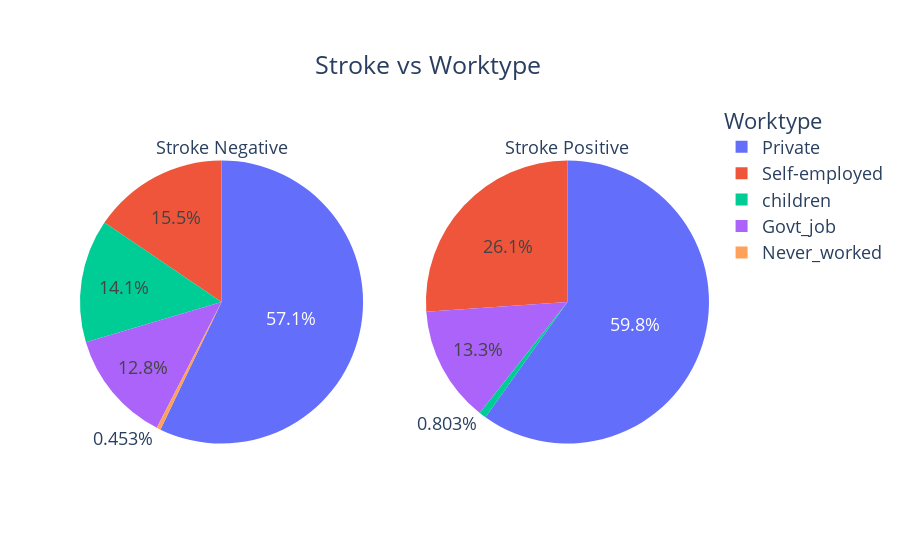

The notebook cell this image was saved under:
### Markdown cell above
## Exploratory Discriminant Analysis

### Code cell
counts0 = Counter(df[df['stroke']==0]['work_type'])
counts1 = Counter(df[df['stroke']==1]['work_type'])
fig = make_subplots(rows=1, cols=2, specs=[[{"type": "pie"}, {"type": "pie"}]])

fig.add_trace(graph_objects.Pie(
     values=[item[1] for item in sorted(counts0.items())],
     labels=[item[0] for item in sorted(counts0.items())],
     domain=dict(x=[0, 0.5]),
     name="Stroke Negative",title='Stroke Negative'), 
     row=1, col=1)

fig.add_trace(graph_objects.Pie(
     values=[item[1] for item in sorted(counts1.items())],
     labels=[item[0] for item in sorted(counts1.items())],
     domain=dict(x=[0.5, 1.0]),
     name="Stroke Positive",title='Stroke Positive'),
    row=1, col=2)

fig.update_layout(
    title={'text':'Stroke vs Worktype','xanchor':'left','yanchor': 'top','y':0.9,'x':0.35},
    xaxis_title="X Axis Title",
    yaxis_title="Y Axis Title",
    legend_title="Worktype",
    font=dict(size=18)
)

fig.show()

### Figure 1 — Plotly figure (JSON) as saved in the notebook; plotly's stock layout.template omitted (floating-point values rounded to 4 significant figures)
{"data": [{"domain": {"x": [0, 0.45], "y": [0, 1]}, "labels": ["Govt_job", "Never_worked", "Private", "Self-employed", "children"], "name": "Stroke Negative", "title": {"text": "Stroke Negative"}, "type": "pie", "values": [624, 22, 2776, 754, 685]}, {"domain": {"x": [0.55, 1], "y": [0, 1]}, "labels": ["Govt_job", "Private", "Self-employed", "children"], "name": "Stroke Positive", "title": {"text": "Stroke Positive"}, "type": "pie", "values": [33, 149, 65, 2]}], "layout": {"font": {"size": 18}, "legend": {"title": {"text": "Worktype"}}, "title": {"text": "Stroke vs Worktype", "x": 0.35, "xanchor": "left", "y": 0.9, "yanchor": "top"}, "xaxis": {"title": {"text": "X Axis Title"}}, "yaxis": {"title": {"text": "Y Axis Title"}}}}
